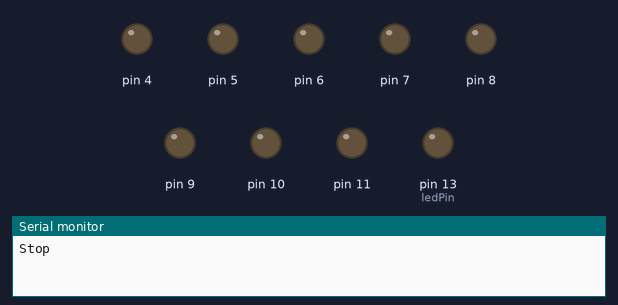
This sketch was run on a simulated Arduino Uno, built with avr-gcc and run on an emulated ATmega328P. On the bench: output pins drawn as LEDs (lit = HIGH), the last lines printed to the serial monitor.

Above: at 0.1 s.
At 2.1 s:
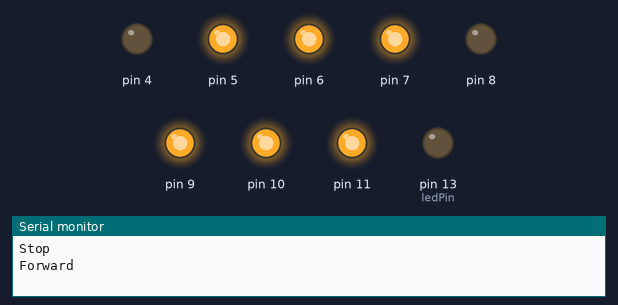
At 4.1 s:
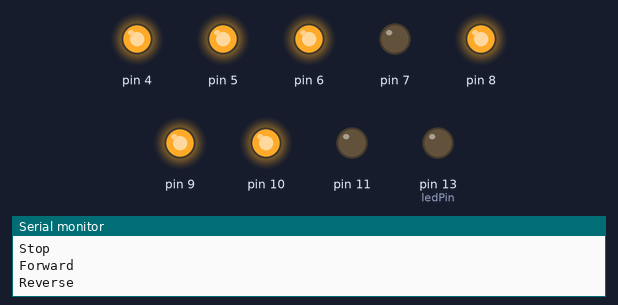
At 16.1 s:
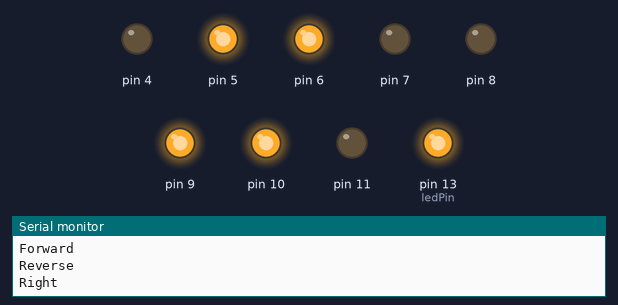
At 26.1 s:
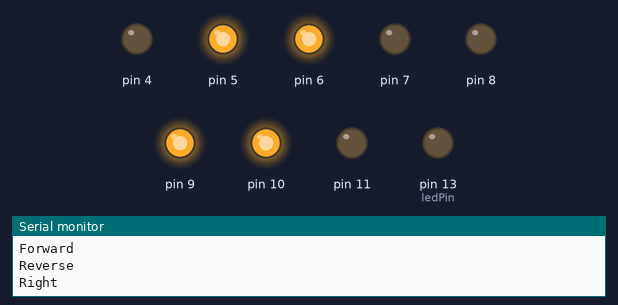
At 38.1 s:
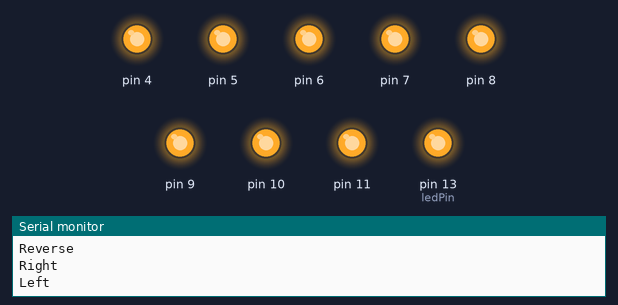
Timing chart, 0 to 39.6 s (numbered marks = the images above):
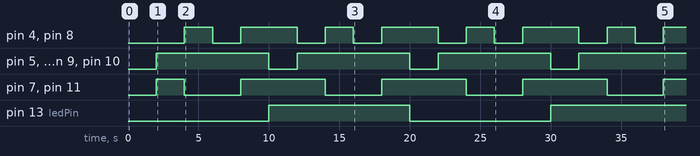

Measured:
- by itself, pin 4, pin 8: repeats every 10.0 s: LOW 2.0 s, HIGH 4.0 s, LOW 2.0 s, HIGH 2.0 s
- by itself, pin 5, pin 6, pin 9, pin 10: alternates HIGH for 8.0 s and LOW for 2.0 s
- by itself, pin 7, pin 11: repeats every 10.0 s: LOW 4.0 s, HIGH 6.0 s
- by itself, pin 13 (ledPin): LOW → HIGH at 10.0 s, → LOW 10.0 s later, → HIGH 10.0 s later

The sketch:

DFRobotPirate.ino
```cpp
#include <Actuator.h>
#include <BlinkLED.h>

#define enFL 5
#define dirFL 4

#define enFR 6
#define dirFR 7

#define enRL 9
#define dirRL 8

#define enRR 10
#define dirRR 11

#define ledPin 13

Actuator frontActuator(enFL, enFR, dirFL, dirFR);
Actuator rearActuator(enRL, enRR, dirRL, dirRR);
BlinkLED led(ledPin, 100, 1000);
char command = '\0';

void setup() {
  Serial.begin(38400);
}

void loop() {
  led.doBlink();
  //  command = Serial.read();
  //  switch (command) {
  //    case 'w':
  //    case 'W':
  //      Serial.println("Move forward");
  //      //        frontActuator.forward();
  //      //        rearActuator.forward();
  //      //        command = '\0';
  //      break;
  //    case 's':
  //    case 'S':
  //      Serial.println("Move backward");
  //      frontActuator.reverse();
  //      rearActuator.reverse();
  //      command = '\0';
  //      break;
  //    case 'a':
  //    case 'A':
  //      Serial.println("Turn left");
  //      frontActuator.left();
  //      rearActuator.left();
  //      command = '\0';
  //      break;
  //    case 'd':
  //    case 'D':
  //      Serial.println("Turn right");
  //      frontActuator.right();
  //      rearActuator.right();
  //      command = '\0';
  //      break;
  //    case 'q':
  //      Serial.println("Stop");
  //      frontActuator.stop();
  //      rearActuator.stop();
  //      command = '\0';
  //      break;
  //    default:
  //      frontActuator.stop();
  //      rearActuator.stop();
  //      break;
  //  }
  Serial.println("Stop");
  frontActuator.stop();
  rearActuator.stop();
  delay(2000);

  Serial.println("Forward");
  frontActuator.forward();
  rearActuator.forward();
  delay(2000);

  Serial.println("Reverse");
  frontActuator.reverse();
  rearActuator.reverse();
  delay(2000);

  Serial.println("Right");
  frontActuator.right();
  rearActuator.right();
  delay(2000);

  Serial.println("Left");
  frontActuator.left();
  rearActuator.left();
  delay(2000);
}
```
